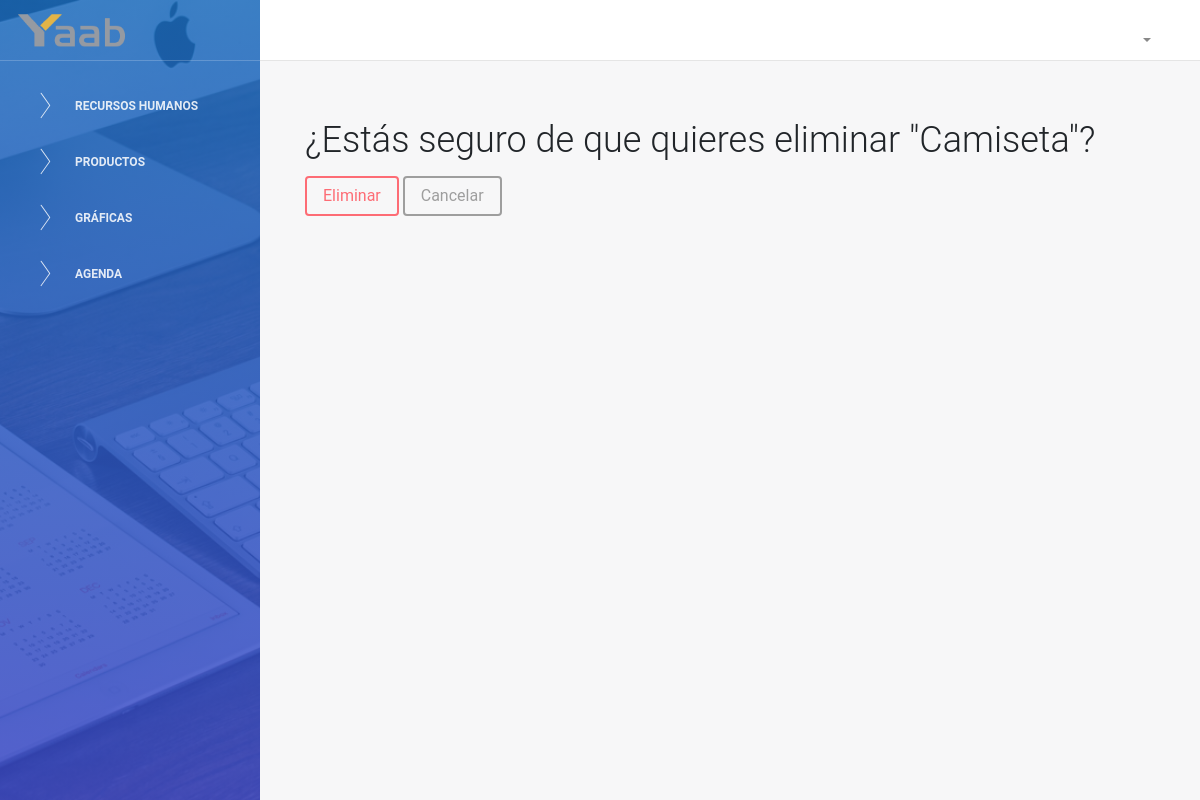
The page /yaab/categorias/eliminar/2/ on the database as committed earlier.
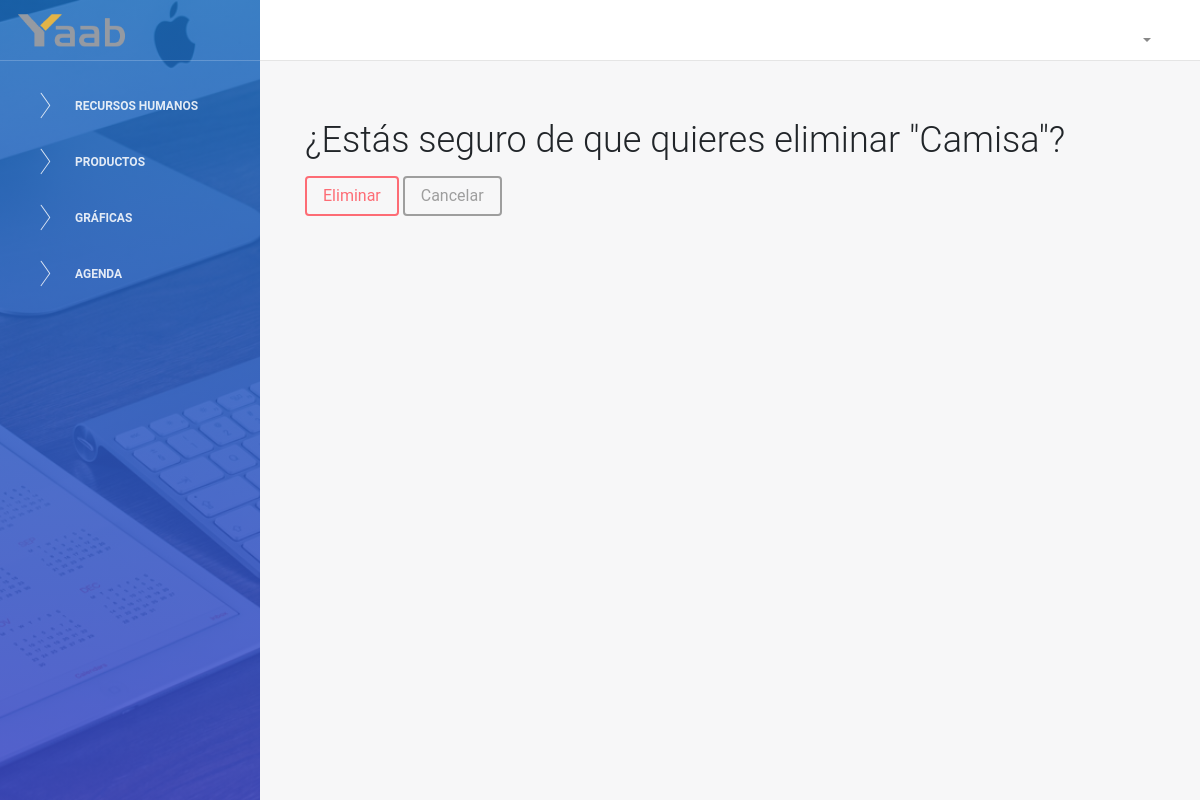
The same page on the database as committed later.
### pruebayaab/models.py (models this page shows, shortened)
class Categoria(models.Model):
    nombre = models.CharField(max_length=100, unique=True)  # Corrección aquí
    descripcion = models.TextField(blank=True, null=True)
    fecha_creacion = models.DateTimeField(auto_now_add=True)  # Fecha automática

### pruebayaab/views.py (the view)
# urls.py: path('categorias/eliminar/<int:id>/', views.eliminar_categoria, name='eliminar_categoria'),
def eliminar_categoria(request, id):
    categoria = get_object_or_404(Categoria, id=id)
    if request.method == 'POST':
        categoria.delete()
        return redirect('listar_categorias')
    return render(request, 'pruebayaab/confirmar_eliminacion.html', {'categoria': categoria}) #confirmar_eliminacion es para CATEGORIAS

### pruebayaab/templates/pruebayaab/confirmar_eliminacion.html (shortened to what this page needs)
{% extends "pruebayaab/dashboard_template.html" %}
{% block content %}
<div class="container mt-4">
    <h2>¿Estás seguro de que quieres eliminar "{{ categoria.nombre }}"?</h2>
    <form method="post">
        <button type="submit" class="btn btn-danger">Eliminar</button>
        <a href="{% url 'listar_categorias' %}" class="btn btn-secondary">Cancelar</a>
    </form>
</div>
{% endblock %}

Rows that differ between the two databases and show on the page:
changed Categoria: nombre "Camiseta" → "Camisa"
